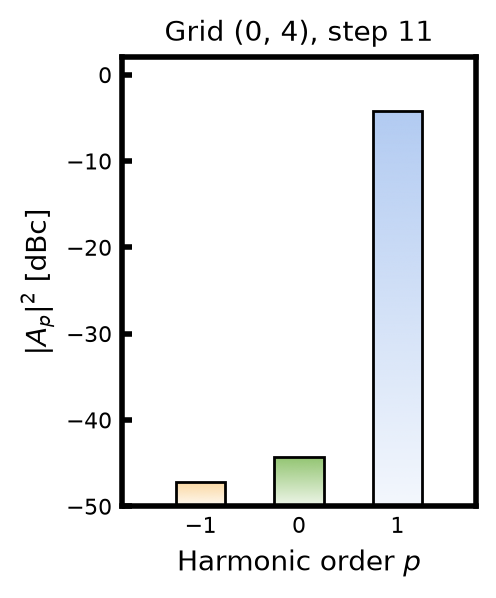

Write the Python code that produced this figure.
"""
comb_displayer.py

Display one dual-tone frequency comb, either:
  - a pure theoretical prediction (Jacobi-Anger amplitudes from user-supplied
    BETA1, BETA2, PHI1_DEG, PHI2_DEG), or
  - a measured comb pulled from recorded data: a single
    dual_tone_step_spectrum.py-style sweep file (.npz), or a
    bnc_2d_power_phase_script.py 2D power x phase grid folder.

Measured sources are loaded via comb_finder.load_grid(), which already
unifies both file layouts into grid_data[(i, j)] entries (a single sweep
file is always internally grid point (0, 0)). Point DATA_PATH at either a
single .npz or a grid folder, then pick GRID_I/GRID_J (only meaningful for a
real grid folder) and STEP_INDEX (the phase/sweep step within that grid
point) to select the exact comb to display.

The comb itself is displayed the same way, with the same controllable
parameters, as plot_dual_tone_spectrum.py (stems + balls, _COLORS cycling,
DISPLAY_MODE percent/dB, FLOOR_dBc/CEILING_dBc, same graphics-style knobs).
"""

import os
import sys
from pathlib import Path
sys.path.insert(0, str(Path(__file__).resolve().parent.parent / 'experiment_control'))

import numpy as np
from scipy.special import jv
import matplotlib.pyplot as plt
import matplotlib.ticker as ticker
import matplotlib.colors as mcolors
from matplotlib.collections import LineCollection

from comb_finder import load_grid
from path_utils import local_path
from graphics import (
    BLUE2, RED2, GREEN2, VIOLET2, ORANGE2, DARKGREEN2, DARKBLUE2,
    TAN2, PINK2, DARKGRAY2, BEIGE2, LIGHTBLUE2,
)

# Same harmonic-order color scheme as comb_finder.py: each harmonic order
# gets a fixed color; orders outside this table fall back to _EXTRA_COLORS,
# cycled in the order the harmonics appear.
_HARMONIC_COLORS = {
    -4: '#583d2b',
    -3: '#bf7362',
    -2: RED2,
    -1: ORANGE2,
     0: GREEN2,
     1: LIGHTBLUE2,
     2: '#5c70aa',
     3: VIOLET2,
     4: '#754cae'
}
_EXTRA_COLORS = [BLUE2, PINK2, TAN2, DARKGREEN2, DARKBLUE2, DARKGRAY2, BEIGE2]

# ── configuration ─────────────────────────────────────────────────────────────

# Data source:
#   'theory'   -> pure theoretical comb from BETA1/BETA2/PHI1_DEG/PHI2_DEG below
#   'measured' -> a recorded comb from DATA_PATH (single .npz or 2D grid folder)
#   'combined' -> the measured comb from DATA_PATH, with the theoretical
#                 prediction (from BETA1/BETA2/PHI1_DEG/PHI2_DEG) overlaid:
#                 a black horizontal line at each bar's value (PLOT_STYLE =
#                 'bar'), or a black open circle (PLOT_STYLE = 'stem').
SOURCE = 'measured'

# ── theory mode (SOURCE = 'theory' or 'combined') ─────────────────────────────
BETA1    = 2.44     # ch1 modulation depth (rad), drive at f
BETA2    = 1.10     # ch2 modulation depth (rad), drive at 2f
PHI1_DEG = 0.0      # ch1 phase (deg)
PHI2_DEG = 180.0    # ch2 phase (deg)

# ── measured mode (SOURCE = 'measured') ───────────────────────────────────────
# A single dual_tone_step_spectrum.py-style .npz, or a bnc_2d_power_phase_script.py
# grid folder (containing grid_meta.npz + grid_ii_jj.npz files) -- load_grid()
# tells these apart automatically (file vs. directory).
DATA_PATH = r"C:\Users\jake\OneDrive - UCB-O365\quantum_nanophoxonics\projects\dual_tone_aom\data\w3_d2-3_wg5b_p5\comb_finding\2d_power_phase_2026-07-19-15-36-40"

# Which grid point to read. Only meaningful for a 2D grid folder; a single
# sweep file is always internally treated as the sole grid point (0, 0).
GRID_I = 0
GRID_J = 4

# Which phase/sweep step within that grid point to display as the comb.
STEP_INDEX = 11

# Harmonic orders to plot and print. Both the spectrum and the console table
# show exactly these orders (measured mode: orders not recorded are skipped).
PRINT_ORDERS = list(range(-1, 2))

# Power display mode:
#   'percent' -> |A_p|^2 as % of total optical power
#   'dB'      -> 10*log10(|A_p|^2) in dBc  (0 dBc = all power in one line)
DISPLAY_MODE = 'dB'

# Plot style: 'stem' (ball-and-stick) or 'bar' (filled bar with a vertical
# opacity gradient from the baseline to each harmonic's value).
PLOT_STYLE = 'bar'

SHOW_GRID   = False
SHOW_LEGEND = False

# If False, the x tick marks are hidden (zero length/width) while the ticks
# themselves -- and their labels -- still exist at the same positions.
SHOW_XTICKS = False

# dB mode only: floor/ceiling of the y-axis in dBc. None = auto (data
# min/max +- 3 dB margin); CEILING_dBc's usual value is 0 (0 dBc = all
# power in one line, the physical ceiling for this normalization).
FLOOR_dBc = -50.0 #37
CEILING_dBc = 2.0 # 4
# ─────────────────────────────────────────────────────────────────────────────

# ── graphics style ────────────────────────────────────────────────────────────
axes_width_mm   = 45.0
axes_height_mm  = 57.0
left_mm         =  20.0
right_mm        =  10.0
bottom_mm       =  15.0
top_mm          =   8.0
spine_linewidth =   2.0
tick_width      =   2.0
tick_direction  = 'in'
axis_label_fontsize = 10.0
tick_label_fontsize  =  8.0
stem_linewidth  =   3
markersize      =   8.0
# ─────────────────────────────────────────────────────────────────────────────

# ── opacity gradient (both PLOT_STYLE = 'bar' and 'stem') ─────────────────────
# Each harmonic's bar fill / stem line goes from GRADIENT_ALPHA_MIN at the
# baseline to GRADIENT_ALPHA_MAX at its value, rather than a flat opacity.
GRADIENT_ALPHA_MIN = 0.15   # opacity at the baseline (bottom)
GRADIENT_ALPHA_MAX = 1.00   # opacity at the harmonic's value (top)
# Shape of the ramp from GRADIENT_ALPHA_MIN to GRADIENT_ALPHA_MAX: opacity
# follows t**GRADIENT_ORDER, t going 0 (baseline) to 1 (value). 1 = linear;
# >1 = stays near ALPHA_MIN longer, then ramps up faster near the top;
# <1 (e.g. 0.5) = ramps up faster near the bottom, then levels off near ALPHA_MAX.
GRADIENT_ORDER = 1.0
GRADIENT_RESOLUTION = 200   # vertical samples in the opacity gradient
# ─────────────────────────────────────────────────────────────────────────────

# ── bar style (PLOT_STYLE = 'bar') ────────────────────────────────────────────
# Each harmonic drawn as a bar from the baseline to its value, filled with the
# opacity gradient above rather than a flat fill.
BAR_WIDTH      = 0.5
BAR_LINESTYLE  = '-'
BAR_LINEWIDTH  = 1.0
BAR_EDGE_COLOR = '#000000'   # None = match the harmonic's color
BAR_EDGE_ALPHA = 1.0
BAR_FACE_COLOR = None   # None = match the harmonic's color

# Optional marker at the bar's value; None = no marker.
BAR_MARKER            = None
BAR_MARKERSIZE        = 6
BAR_MARKER_FACECOLOR  = None   # None = match the harmonic's color
BAR_MARKER_FACE_ALPHA = 1.0
BAR_MARKER_EDGECOLOR  = None   # None = match the harmonic's color
BAR_MARKER_EDGE_ALPHA = 1.0

BAR_ZORDER         = 2   # gradient fill
BAR_OUTLINE_ZORDER = 3   # bar outline
BAR_MARKER_ZORDER  = 4
# ─────────────────────────────────────────────────────────────────────────────

# ── stem style (PLOT_STYLE = 'stem') ──────────────────────────────────────────
# The vertical stem AND the ball at its tip are filled with one continuous
# opacity gradient (the same ramp as above): alpha_min at the baseline, all
# the way up through the ball, to alpha_max at the ball's far edge. The stem
# itself stops where it meets the ball's near edge, rather than running to
# the ball's center.
STEM_ZORDER = 2
BALL_ZORDER = 3
# ─────────────────────────────────────────────────────────────────────────────

# ── theory overlay (SOURCE = 'combined') ──────────────────────────────────────
# The theoretical prediction (BETA1/BETA2/PHI1_DEG/PHI2_DEG above) drawn on
# top of the measured comb: a black horizontal line at each bar's value
# (PLOT_STYLE = 'bar'), or a black open circle (PLOT_STYLE = 'stem').
THEORY_COLOR  = '#000000'
THEORY_ALPHA  = 1.0
THEORY_ZORDER = 10

# PLOT_STYLE = 'bar': horizontal line width (data units) and linewidth (points).
THEORY_LINE_WIDTH     = None   # None = match BAR_WIDTH
THEORY_LINE_LINEWIDTH = 2.0

# PLOT_STYLE = 'stem': open-circle marker.
THEORY_MARKER           = 'o'
THEORY_MARKERSIZE       = 10
THEORY_MARKER_EDGEWIDTH = 1.5
# ─────────────────────────────────────────────────────────────────────────────

# ── publication export ────────────────────────────────────────────────────────
# When True: removes axis/tick labels, the title, and the legend (from the
# same figure that's shown and PNG-saved below), and additionally saves an
# SVG to SAVE_FOLDER.
FOR_PUBLICATION = True
SAVE_FOLDER = r"C:\Users\jake\OneDrive - UCB-O365\quantum_nanophoxonics\media"
PUBLICATION_SVG_NAME = 'comb_displayer_high_supp.svg'
# ─────────────────────────────────────────────────────────────────────────────


def dual_tone_amplitudes(
    beta1: float, beta2: float,
    phi1: float, phi2: float,
    orders: list[int], k_trunc: int,
) -> dict[int, complex]:
    """
    Complex amplitude A_p at harmonic p*f for a dual-tone drive.

        A_p = Sum_k  J_{p-2k}(beta1) * J_k(beta2) * exp(i[(p-2k)*phi1 + k*phi2])

    ch1 drives at f  with depth beta1 and phase phi1.
    ch2 drives at 2f with depth beta2 and phase phi2.
    """
    k = np.arange(-k_trunc, k_trunc + 1)
    return {
        p: complex(np.sum(
            jv(p - 2 * k, beta1) * jv(k, beta2)
            * np.exp(1j * ((p - 2 * k) * phi1 + k * phi2))
        ))
        for p in orders
    }


def _load_theory_powers(orders: list[int]):
    """Returns ({order: |A_p|^2}, header_string). Always has a value for
    every requested order (Jacobi-Anger is defined everywhere)."""
    k_trunc = int(2 * max(BETA1, BETA2)) + 20
    amps = dual_tone_amplitudes(
        BETA1, BETA2, np.deg2rad(PHI1_DEG), np.deg2rad(PHI2_DEG), orders, k_trunc)
    powers_lin = {p: abs(A) ** 2 for p, A in amps.items()}
    header = (f"Theory:  beta1={BETA1},  beta2={BETA2},  "
              f"phi1={PHI1_DEG:.1f} deg,  phi2={PHI2_DEG:.1f} deg")
    return powers_lin, header


def _load_measured_powers(orders: list[int]):
    """
    Returns ({order: |A_p|^2}, header_string, (i, j) key actually used) for
    STEP_INDEX within DATA_PATH. Orders in `orders` that aren't recorded are
    skipped (with a console warning), same as dual_tone_step_spectrum.py.

    load_grid() always maps a single sweep file to grid point (0, 0), so
    GRID_I/GRID_J are ignored for that case (likely stale settings left over
    from a previous grid-folder DATA_PATH) rather than erroring on an index
    that can't apply here.
    """
    resolved_path = local_path(DATA_PATH)
    meta, grid_data = load_grid(resolved_path)
    key = (0, 0) if os.path.isfile(resolved_path) else (GRID_I, GRID_J)

    if key not in grid_data:
        raise KeyError(
            f"Grid point {key} not found in {DATA_PATH!r}. "
            f"Available: {sorted(grid_data.keys())}"
        )
    d = grid_data[key]
    harmonics   = d['harmonics'].astype(int)
    spectra     = d['spectra']                  # (P, N, K)
    cal_spectra = d.get('cal_spectra', None)     # (P, K) or None
    phases      = d.get('ch2_phases_deg', None)  # (P,) or None

    P = spectra.shape[0]
    if not (0 <= STEP_INDEX < P):
        raise ValueError(
            f"STEP_INDEX={STEP_INDEX} out of range (grid point {key} has {P} step(s))."
        )
    if cal_spectra is None:
        raise RuntimeError(
            f"Grid point {key} has no cal_spectra; DISPLAY_MODE={DISPLAY_MODE!r} "
            "requires per-step calibration."
        )
    cal_peak_dbm = float(cal_spectra[STEP_INDEX].max())

    powers_lin = {}
    for p in orders:
        idx = np.where(harmonics == p)[0]
        if len(idx) == 0:
            print(f"  Warning: order {p} not recorded; skipping.")
            continue
        peak_dbm = float(spectra[STEP_INDEX, int(idx[0])].max())
        powers_lin[p] = 10.0 ** ((peak_dbm - cal_peak_dbm) / 10.0)

    ch1_pwr = float(meta['ch1_powers_dbm'][key[0]])
    ch2_pwr = float(meta['ch2_powers_dbm'][key[1]])
    phase_str = f", ch2 phase={float(phases[STEP_INDEX]):.1f} deg" if phases is not None else ""
    header = (f"Measured: {DATA_PATH}\n"
              f"  Grid point {key} (ch1={ch1_pwr:+.1f} dBm, ch2={ch2_pwr:+.1f} dBm), "
              f"step {STEP_INDEX}/{P - 1}{phase_str}")
    return powers_lin, header, key


def _draw_gradient_bar(ax, x_center: float, width: float, y_base: float, y_val: float,
                        color, alpha_min: float, alpha_max: float, order: float,
                        n_pts: int, zorder: float):
    """
    Fill a bar from y_base to y_val with a vertical opacity gradient: alpha_min
    at y_base, alpha_max at y_val -- i.e. increasing opacity from the
    baseline (the bar's bottom) to the harmonic's value (the bar's top).
    The ramp follows t**order (t: 0 at y_base, 1 at y_val); order=1 is linear.
    """
    y_lo, y_hi = (y_base, y_val) if y_val >= y_base else (y_val, y_base)
    y_grid = np.linspace(y_lo, y_hi, n_pts)
    if y_val == y_base:
        t = np.zeros(n_pts)
    else:
        t = np.clip((y_grid - y_base) / (y_val - y_base), 0.0, 1.0)
    alpha = alpha_min + (t ** order) * (alpha_max - alpha_min)

    rgba = np.zeros((n_pts, 1, 4))
    rgba[:, 0, :3] = mcolors.to_rgb(color)
    rgba[:, 0, 3] = alpha

    ax.imshow(rgba, extent=(x_center - width / 2, x_center + width / 2, y_lo, y_hi),
              origin='lower', aspect='auto', interpolation='bilinear', zorder=zorder)


def _draw_gradient_stem(ax, x_center: float, y_base: float, y_stop: float, y_ref_top: float,
                         color, linewidth: float, alpha_min: float, alpha_max: float,
                         order: float, n_segments: int, zorder: float):
    """
    Draw the vertical stem from y_base to y_stop (the ball's near edge -- not
    all the way to the harmonic's value) as many short line segments, opacity
    ramping from alpha_min at y_base toward alpha_max at y_ref_top (the
    ball's far edge). y_ref_top, not y_stop, anchors the ramp's t=1 point, so
    the stem's opacity continues seamlessly into the ball drawn above it
    (see _draw_gradient_ball). The ramp follows t**order (t: 0 at y_base, 1
    at y_ref_top).
    """
    if y_ref_top == y_base:
        ax.plot([x_center, x_center], [y_base, y_stop], color=color, linewidth=linewidth,
                alpha=alpha_max, solid_capstyle='butt', zorder=zorder)
        return

    y_edges = np.linspace(y_base, y_stop, n_segments + 1)
    y_mid = 0.5 * (y_edges[:-1] + y_edges[1:])
    t = np.clip((y_mid - y_base) / (y_ref_top - y_base), 0.0, 1.0)
    alphas = alpha_min + (t ** order) * (alpha_max - alpha_min)

    rgba = np.tile(mcolors.to_rgba(color), (n_segments, 1))
    rgba[:, 3] = alphas
    segments = np.stack(
        [np.column_stack([np.full(n_segments, x_center), y_edges[:-1]]),
         np.column_stack([np.full(n_segments, x_center), y_edges[1:]])],
        axis=1,
    )
    lc = LineCollection(segments, colors=rgba, linewidths=linewidth,
                         capstyle='butt', zorder=zorder)
    ax.add_collection(lc)


def _points_to_data_scale(ax):
    """
    Return (data units per point in x, data units per point in y) at the
    axes' current limits/figure size -- constant across a linear axes, used
    to size a points-based marker radius in data units for _draw_gradient_ball.
    """
    dpi = ax.figure.dpi
    pts_to_px = dpi / 72.0
    inv = ax.transData.inverted()
    p0_disp = ax.transData.transform((0.0, 0.0))
    px_disp = p0_disp + np.array([pts_to_px, 0.0])
    py_disp = p0_disp + np.array([0.0, pts_to_px])
    p0_data = inv.transform(p0_disp)
    px_data = inv.transform(px_disp)
    py_data = inv.transform(py_disp)
    return abs(px_data[0] - p0_data[0]), abs(py_data[1] - p0_data[1])


def _draw_gradient_ball(ax, x_center: float, y_center: float, radius_x: float, radius_y: float,
                         y_base: float, y_far: float, color, alpha_min: float, alpha_max: float,
                         order: float, n_pts: int, zorder: float):
    """
    Fill a circular marker centered at (x_center, y_center) -- an ellipse in
    data units, but a true circle on screen since radius_x/radius_y already
    account for the axes' pixel scale -- with the same vertical opacity
    gradient as the stem beneath it: alpha_min at y_base, alpha_max at y_far
    (the point of the circle farthest from the baseline), continuing the
    ramp seamlessly from where the stem left off.
    """
    xs = np.linspace(-radius_x, radius_x, n_pts)
    ys = np.linspace(-radius_y, radius_y, n_pts)
    xx, yy = np.meshgrid(xs, ys)
    inside = (xx / radius_x) ** 2 + (yy / radius_y) ** 2 <= 1.0

    y_abs = y_center + yy
    if y_far == y_base:
        t = np.ones_like(y_abs)
    else:
        t = np.clip((y_abs - y_base) / (y_far - y_base), 0.0, 1.0)
    alpha = alpha_min + (t ** order) * (alpha_max - alpha_min)
    alpha = np.where(inside, alpha, 0.0)

    rgba = np.zeros((n_pts, n_pts, 4))
    rgba[..., :3] = mcolors.to_rgb(color)
    rgba[..., 3] = alpha

    ax.imshow(rgba, extent=(x_center - radius_x, x_center + radius_x,
                            y_center - radius_y, y_center + radius_y),
              origin='lower', aspect='auto', interpolation='bilinear', zorder=zorder)


def _build_figure(plot_orders, y, y_baseline, y_ceiling, ylabel, title, show_labels: bool,
                   y_theory=None):
    """
    Build one comb figure (bar or stem, per PLOT_STYLE). show_labels=True
    gives the normal, fully-labeled figure; False gives the stripped
    publication variant -- built as its own separate figure rather than a
    mutation of the labeled one, so both can be shown side by side.

    y_theory (SOURCE = 'combined' only): the theoretical value at each of
    plot_orders, overlaid as a black horizontal line at the bar's value
    (PLOT_STYLE = 'bar') or a black open circle (PLOT_STYLE = 'stem').
    """
    fig_w = left_mm + axes_width_mm + right_mm
    fig_h = bottom_mm + axes_height_mm + top_mm
    fig, ax = plt.subplots(figsize=(fig_w / 25.4, fig_h / 25.4))
    fig.subplots_adjust(
        left   = left_mm   / fig_w,
        right  = 1 - right_mm  / fig_w,
        bottom = bottom_mm / fig_h,
        top    = 1 - top_mm    / fig_h,
    )

    # Limits are set before any drawing: the gradient ball (stem mode) needs
    # the axes' final data-per-point scale to size itself correctly.
    ax.set_xlim(plot_orders[0] - 0.8, plot_orders[-1] + 0.8)
    if DISPLAY_MODE == 'percent':
        ax.set_ylim(bottom=0)
    else:
        ax.set_ylim(bottom=y_baseline, top=y_ceiling)
    fig.canvas.draw()

    _extra_iter = iter(_EXTRA_COLORS)
    harmonic_colors = {int(n): _HARMONIC_COLORS.get(int(n), next(_extra_iter, '#000000'))
                       for n in plot_orders}

    if PLOT_STYLE == 'bar':
        for xi, yi in zip(plot_orders, y):
            n = int(xi)
            color = harmonic_colors[n]
            edge_color = BAR_EDGE_COLOR if BAR_EDGE_COLOR is not None else color
            face_color = BAR_FACE_COLOR if BAR_FACE_COLOR is not None else color
            marker_face = BAR_MARKER_FACECOLOR if BAR_MARKER_FACECOLOR is not None else color
            marker_edge = BAR_MARKER_EDGECOLOR if BAR_MARKER_EDGECOLOR is not None else color
            label = 'Carrier (n=0)' if n == 0 else f'Harmonic {n:+d}'

            _draw_gradient_bar(ax, xi, BAR_WIDTH, y_baseline, yi, face_color,
                                GRADIENT_ALPHA_MIN, GRADIENT_ALPHA_MAX, GRADIENT_ORDER,
                                GRADIENT_RESOLUTION, BAR_ZORDER)

            bars = ax.bar(xi, yi - y_baseline, width=BAR_WIDTH, bottom=y_baseline,
                           facecolor='none',
                           edgecolor=mcolors.to_rgba(edge_color, BAR_EDGE_ALPHA),
                           linewidth=BAR_LINEWIDTH, linestyle=BAR_LINESTYLE,
                           zorder=BAR_OUTLINE_ZORDER, label=label)
            for patch in bars:
                patch.set_capstyle('round')

            if BAR_MARKER is not None:
                ax.plot([xi], [yi], marker=BAR_MARKER, markersize=BAR_MARKERSIZE,
                        markerfacecolor=mcolors.to_rgba(marker_face, BAR_MARKER_FACE_ALPHA),
                        markeredgecolor=mcolors.to_rgba(marker_edge, BAR_MARKER_EDGE_ALPHA),
                        linestyle='none', zorder=BAR_MARKER_ZORDER)

        if y_theory is not None:
            half_w = (THEORY_LINE_WIDTH if THEORY_LINE_WIDTH is not None else BAR_WIDTH) / 2.0
            for xi, yt in zip(plot_orders, y_theory):
                ax.plot([xi - half_w, xi + half_w], [yt, yt],
                        color=THEORY_COLOR, linewidth=THEORY_LINE_LINEWIDTH,
                        alpha=THEORY_ALPHA, solid_capstyle='butt', zorder=THEORY_ZORDER)
    else:
        # Stems (opacity gradient, baseline to value) and balls, one color per combline.
        # The stem stops at the ball's near edge; the gradient continues
        # seamlessly through the ball, up to its far edge.
        dx_per_pt, dy_per_pt = _points_to_data_scale(ax)
        radius_x = (markersize / 2.0) * dx_per_pt
        radius_y = (markersize / 2.0) * dy_per_pt

        for xi, yi in zip(plot_orders, y):
            n = int(xi)
            c = harmonic_colors[n]
            label = 'Carrier (n=0)' if n == 0 else f'Harmonic {n:+d}'

            ax.plot([], [], color=c, linewidth=stem_linewidth, label=label)  # legend proxy

            direction = 1.0 if yi >= y_baseline else -1.0
            y_near = yi - direction * radius_y   # where the stem stops (ball's near edge)
            y_far  = yi + direction * radius_y   # ball's far edge (gradient's top)

            _draw_gradient_stem(ax, xi, y_baseline, y_near, y_far, c, stem_linewidth,
                                 GRADIENT_ALPHA_MIN, GRADIENT_ALPHA_MAX, GRADIENT_ORDER,
                                 GRADIENT_RESOLUTION, STEM_ZORDER)

            _draw_gradient_ball(ax, xi, yi, radius_x, radius_y, y_baseline, y_far, c,
                                 GRADIENT_ALPHA_MIN, GRADIENT_ALPHA_MAX, GRADIENT_ORDER,
                                 GRADIENT_RESOLUTION, BALL_ZORDER)

        if y_theory is not None:
            ax.plot(plot_orders, y_theory, linestyle='none',
                    marker=THEORY_MARKER, markersize=THEORY_MARKERSIZE,
                    markerfacecolor='none', markeredgecolor=THEORY_COLOR,
                    markeredgewidth=THEORY_MARKER_EDGEWIDTH, alpha=THEORY_ALPHA,
                    zorder=THEORY_ZORDER)

    # Baseline
    ax.axhline(y_baseline, color='#333333', linewidth=0.8, linestyle='-', zorder=1)

    ax.xaxis.set_major_locator(ticker.MultipleLocator(1))

    for spine in ax.spines.values():
        spine.set_linewidth(spine_linewidth)
    ax.tick_params(axis='both', direction=tick_direction,
                   width=tick_width, labelsize=tick_label_fontsize)
    if not SHOW_XTICKS:
        ax.tick_params(axis='x', width=0, length=0)

    if show_labels:
        ax.set_xlabel(r'Harmonic order $p$', fontsize=axis_label_fontsize)
        ax.set_ylabel(ylabel, fontsize=axis_label_fontsize)
        ax.set_title(title, fontsize=axis_label_fontsize)
        if SHOW_GRID:
            ax.grid()
        if SHOW_LEGEND:
            ax.legend(fontsize=tick_label_fontsize, frameon=False)
    else:
        ax.tick_params(labelbottom=False, labelleft=False)

    return fig, ax


def main():
    orders = sorted(set(PRINT_ORDERS))

    used_key = None
    theory_powers_lin = None
    if SOURCE == 'theory':
        powers_lin, header = _load_theory_powers(orders)
    elif SOURCE == 'measured':
        powers_lin, header, used_key = _load_measured_powers(orders)
    elif SOURCE == 'combined':
        powers_lin, header, used_key = _load_measured_powers(orders)
        theory_powers_lin, theory_header = _load_theory_powers(orders)
        header = header + "\n" + theory_header
    else:
        raise ValueError(f"Unknown SOURCE: {SOURCE!r}")

    valid_orders = sorted(powers_lin)
    if not valid_orders:
        raise RuntimeError("No orders available to plot.")
    plot_orders = np.array(valid_orders)
    plot_powers = np.array([powers_lin[p] for p in valid_orders])

    y_ceiling = None
    if DISPLAY_MODE == 'percent':
        y          = plot_powers * 100.0
        y_baseline = 0.0
        ylabel     = r'$|A_p|^2$ [% of total power]'
    else:
        y          = 10.0 * np.log10(np.maximum(plot_powers, 1e-30))
        y_baseline = FLOOR_dBc if FLOOR_dBc is not None else y.min() - 3.0
        y_ceiling  = CEILING_dBc if CEILING_dBc is not None else y.max() + 3.0
        ylabel     = r'$|A_p|^2$ [dBc]'

    y_theory = None
    if theory_powers_lin is not None:
        theory_powers = np.array([theory_powers_lin[p] for p in valid_orders])
        y_theory = (theory_powers * 100.0 if DISPLAY_MODE == 'percent'
                    else 10.0 * np.log10(np.maximum(theory_powers, 1e-30)))

    # ── console output ────────────────────────────────────────────────────────
    unit = '%' if DISPLAY_MODE == 'percent' else 'dBc'
    print(header)
    print(f"  {'order':>5}   {'power':>12}")
    print(f"  {'─'*5}   {'─'*12}")
    for p in valid_orders:
        pwr = (powers_lin[p] * 100.0
               if DISPLAY_MODE == 'percent'
               else 10.0 * np.log10(max(powers_lin[p], 1e-30)))
        print(f"  p={p:+d}   {pwr:>10.4f} {unit}")

    total = sum(powers_lin.values())
    print(f"\n  Total power in plotted orders: {total * 100:.2f}%")

    # ── figure ────────────────────────────────────────────────────────────────
    if SOURCE == 'theory':
        title = (rf'$\beta_1={BETA1}$,  $\beta_2={BETA2}$,'
                 rf'  $\phi_1={PHI1_DEG:.0f}°$,  $\phi_2={PHI2_DEG:.0f}°$')
    else:
        title = f'Grid {used_key}, step {STEP_INDEX}'

    # Always build the normal, fully-labeled figure.
    fig, ax = _build_figure(plot_orders, y, y_baseline, y_ceiling, ylabel, title,
                             show_labels=True, y_theory=y_theory)

    # FOR_PUBLICATION additionally builds a separate, stripped-down figure for
    # the SVG export -- it does not touch the labeled figure above.
    if FOR_PUBLICATION:
        fig_pub, _ax_pub = _build_figure(plot_orders, y, y_baseline, y_ceiling, ylabel, title,
                                          show_labels=False, y_theory=y_theory)
        pub_path = Path(SAVE_FOLDER) / PUBLICATION_SVG_NAME
        fig_pub.savefig(pub_path, format='svg', bbox_inches='tight')
        print(f'Saved: {pub_path}')

    out_path = Path(__file__).parent / 'comb_displayer.png'
    fig.savefig(out_path, dpi=200, bbox_inches='tight')
    print(f'\nSaved: {out_path}')
    plt.show()


if __name__ == '__main__':
    main()
